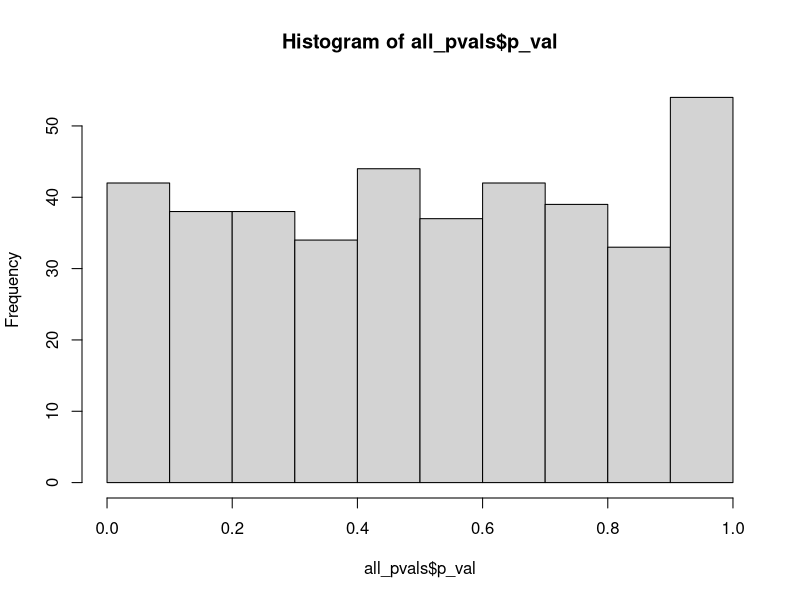

Recreate this plot in R.
## ---- chunk 1
library(data.table)
library(dplyr)
library(ggplot2)


# Load data 

post.attitude <- fread(input = "./ATTITUDES_Q_POST.csv", 
                       header = TRUE, stringsAsFactors = TRUE)
Pre_post <- fread(input = "./ATTITUDES_PRE_POST_QREM.csv", 
                  header = TRUE, stringsAsFactors = TRUE)

# merge pre_post and post.attitude
pre_post.attitude <- merge(Pre_post,post.attitude,by='BPL.BLD.ID', all.x = TRUE)

# select E group 
pre_post.attitude_E <- pre_post.attitude %>% 
  filter(LogCheck == "Y")
## ---- chunk 2
library(broom)
# ONE - NO TECH, NO AGE OR EXPERIENCE
all_pvals <- data.frame(varname=as.character(), col=as.character(), coefest=as.numeric(), p_val=as.numeric())

overall_stats <- data.frame(col=as.character(), MultR2=as.numeric(), AdjR2=as.numeric(), p_val=as.numeric())

for (col in names(pre_post.attitude_E)[grep("X", names(pre_post.attitude_E))]) {
  # cat(col, ":\n")
  lmodel <- lm(paste(col, "~ A0.3 + A0.4 + A0.56 + A0.57 + A0.58 + A0.59 + Age + Experience + A0.68 + A0.69"), data = pre_post.attitude_E)
  smy <- summary(lmodel)

  all_pvals <- rbind(all_pvals, data.frame(varname = names(smy$coefficients[,4]), col = col, coefest = smy$coefficients[,1], p_val = smy$coefficients[,4]))
  overall_stats <- rbind(overall_stats, data.frame(col = col,  MultR2 = glance(lmodel)$r.squared, AdjR2 = glance(lmodel)$adj.r.squared, p_val = glance(lmodel)$p.value))
}

overall_stats$q_val <- p.adjust(overall_stats$p_val, method = "BH")
overall_stats

all_pvals$adjusted <- p.adjust(all_pvals$p_val, method = "BH")
signif_coefficients <- subset(all_pvals, p_val < 0.05)
signif_coefficients

## ---- chunk 3

hist(all_pvals$p_val)
all_pvals %>% filter(p_val < .05)

